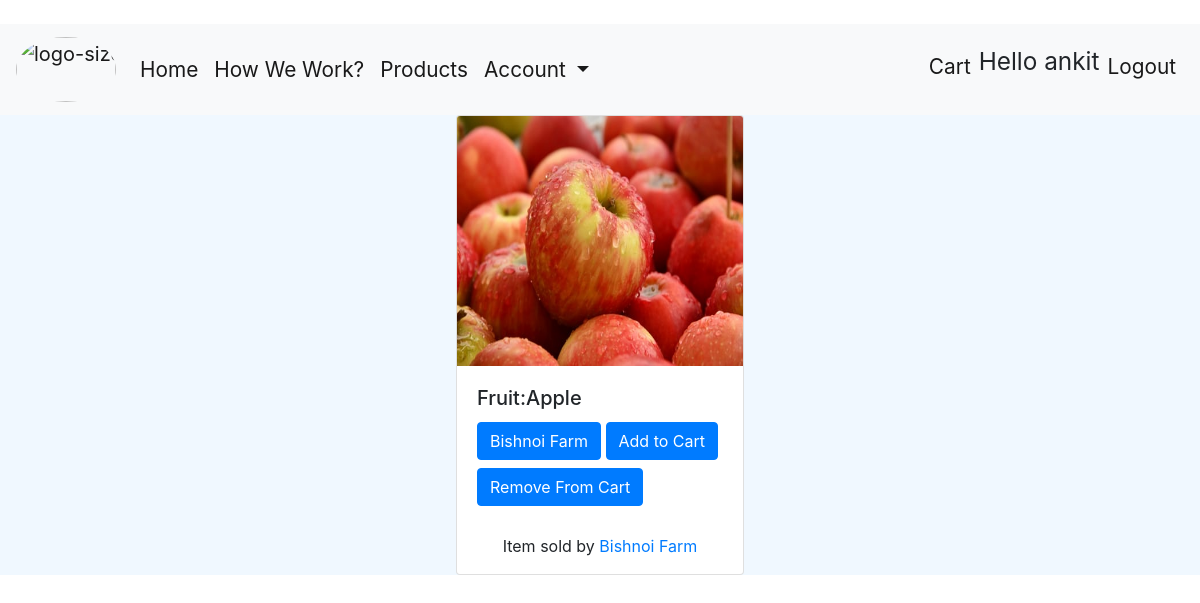
The page /product/bishnoi-farm/ (signed in) on the database its author committed.
### customer/models.py (models this page shows, shortened)
class Account(AbstractBaseUser):
	email = models.EmailField(verbose_name="email", max_length=60, unique=True)
	username = models.CharField(max_length=30, unique=True)
	date_joined = models.DateTimeField(verbose_name='date joined', auto_now_add=True)
	last_login = models.DateTimeField(verbose_name='last login', auto_now=True)
	is_admin = models.BooleanField(default=False)
	is_active = models.BooleanField(default=True)
	is_staff = models.BooleanField(default=False)
	is_superuser = models.BooleanField(default=False)
	USERNAME_FIELD = 'email'
	REQUIRED_FIELDS = ['username']
	objects = MyAccountManager()

class Product(models.Model):
	price = models.FloatField()
	category = models.CharField(max_length=20,choices=CATEGORY_CHOICES)
	farm = models.ForeignKey(Farm,on_delete=models.CASCADE)
	slug = AutoSlugField(populate_from='farm', unique=True)

class Farm(models.Model):
	farm_name = models.CharField(max_length=15,unique=True,null=False)
	pin_code = models.IntegerField()
	address = models.TextField(max_length=50)

### customer/views.py (the view)
# urls.py: path('product/<slug:slug>/',ProductDetailView.as_view(),name="product-detail"),
class ProductDetailView(DetailView):
	model = Product
	template_name='customer/product-detail.html'
	context_object_name = 'product'
	def get_object(self, **kwargs):
		return Product.objects.get(slug=self.kwargs['slug'])

### customer/templatetags/cust_filters.py (called while the page is built)
@register.filter(name='splitcat')
def splitcateogory(category):
	return str(category.split(":")[1])+".jpg"

### customer/templates/customer/product-detail.html (shortened to what this page needs)
{% extends "customer/base.html" %}
{%load cust_filters%}
{% load static %}
{% block content %}
    <div class="d-flex justify-content-center align-items-center">
        <div class="card" style="width: 18rem;">
            <img class="card-img-top" width="100%" height="250px;"src="{%static 'customer/'%}{{product.category|splitcat}}" alt="Card image cap">
            <div class="card-body">
                <h5 class="card-title">{{product.category}}</h5>
                <a href="#" class="btn btn-primary mb-2">{{product.farm.farm_name }}</a>
                <a href="{% url 'customer:add-to-cart' product.slug%}" class="btn btn-primary mb-2">Add to Cart</a>
                <a href="{% url 'customer:remove-from-cart' product.slug%}" class="btn btn-primary mb-2">Remove From Cart</a>
            </div>
            <p style="text-align:center">
                Item sold by <a href="#">{{product.farm.farm_name }}</a></p>
        </div>
    </div>
{% endblock content%}

### customer/templates/customer/base.html (shortened to what this page needs)
﻿<!doctype html>
<html lang="en">
<head>
  <link rel="stylesheet" href="https://use.fontawesome.com/releases/v5.13.1/css/all.css">
  <link rel="stylesheet" href="https://stackpath.bootstrapcdn.com/bootstrap/4.5.0/css/bootstrap.min.css">
</head>
<body>
  <nav class="navbar navbar-expand-lg navbar-light bg-light" style="font-size:130%;">
    <a class="navbar-brand " href="{% url 'customer:home' %}"><img class="rounded-circle" width="100px" height="65px" src="https://i.ibb.co/6sr26Q2/f12f2a11-f31c-483e-a875-9fd29614876b-200x200.png" alt="logo-size-invert" border="0"></a>
    <div class="collapse navbar-collapse" id="navbarSupportedContent">
        <ul class="navbar-nav mr-auto">
            <li class="nav-item active">
                <a class="nav-link" href="{% url 'customer:home' %}">Home <span class="sr-only">(current)</span></a>
            </li>
            <li class="nav-item active">
                <a class="nav-link" href="{% url 'customer:working' %}">How We Work? </a>
            </li>
            <li class="nav-item active">
                <a class="nav-link" href="{% url 'customer:product' %}">Products </a>
            </li>
            {% if user.is_authenticated %}
            <li class="nav-item dropdown active">
                <a class="nav-link dropdown-toggle" href="#" id="navbarDropdown" role="button" data-toggle="dropdown" aria-haspopup="true" aria-expanded="false">
                    Account
                </a>
                {%endif%}
            </li>
        </ul>
      <ul class="navbar-nav ml-auto">
        {% if user.is_authenticated %}
        <li class="nav-item active ">
              <a class="nav-link" href="{% url 'customer:cart' %}">Cart <span class="sr-only">(current)</span></a>
        </li>
        <li class="nav-item active ">
          <p class="username"style="font-size:117%;">Hello {{user.username}}</p>
        </li>
        <li class="nav-item active ">
          <a class="nav-link" href="{% url 'customer:logout'%}">Logout <span class="sr-only">(current)</span></a>
        </li>
        {%endif%}
      </ul>
    </div>
  </nav>
  {% block content %}
  {% endblock %}
</body>
</html>

### customer/templates/customer/product-detail.html (style rules this page uses)
.d-flex { background-color:aliceblue; }

### rows shown on the page
Account: username "ankit"
Product: category "Fruit:Apple", farm.farm_name "Bishnoi Farm"
